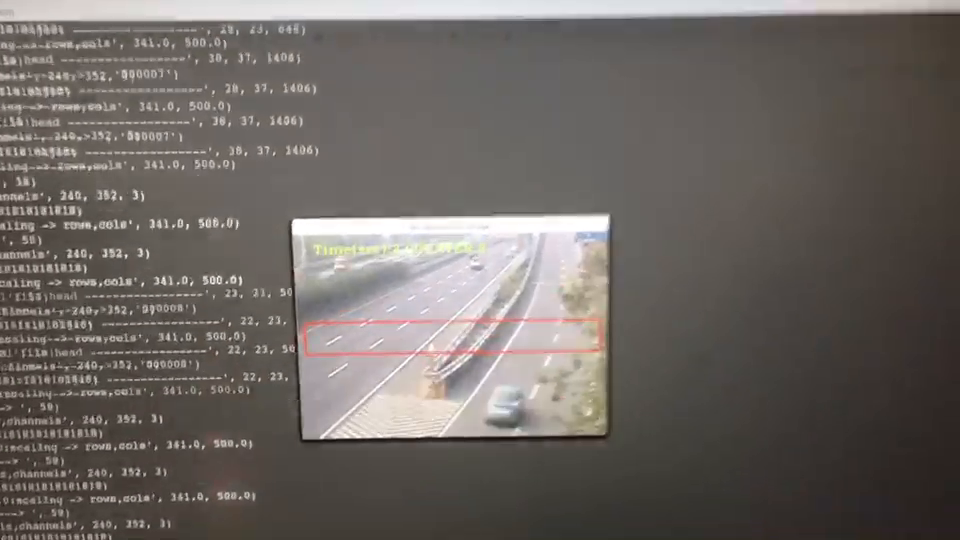
#> input picture frame 50 of 533355199.901242.mp4, 960 x 540 px, given in place of 2015.05.08 07.54.30.avi, which was not available
$ python hack_ImgShow.py   (Python 2 division)   (older library calls are emulated)
#> lines starting #> are read from the running program, lines starting #| are printed output that depends on the picture; pictures that were not available may be replaced by others from this repository, and a replacement may not be noted
import cv2
import os
import numpy as np
from matplotlib import pyplot as plt

cv2.ocl.setUseOpenCL(False)

##cap = cv2.VideoCapture('2015.10.01 07.33.55.avi')
cap = cv2.VideoCapture('2015.05.08 07.54.30.avi')

track_width,track_height = 280,180
frame_per_seconds =2
frame_cnt =0
frame_write_flag ="N"
display_num=0
display_time=0

CA_param=50
CA_min_area=500

# resize param
dst_cols_5x3=500
dst_cols_3x5=300

img_output_path='/home/m10516013/git/caffe/prepare/img_out'
img_output_file_cnt=0

history = 80;
#dist2Threshold = 5000;
dist2Threshold = 500;
#detectShadows = False;
detectShadows = True;
pKNN = cv2.createBackgroundSubtractorKNN(history,dist2Threshold,detectShadows)
kernel = cv2.getStructuringElement(cv2.MORPH_ELLIPSE,(5,5))

## test pKNN = cv2.createBackgroundSubtractorMOG2()

while(1):
    ret, frame = cap.read()
#> frame is the input picture: shape (540, 960, 3); mean B, G, R 97.5, 101.8, 107.7

    if ret == True:
        frame_cnt = frame_cnt + 1
        cv2.imshow('(1). orign image',frame)
        print("-----frame_cnt-----> ",frame_cnt)

        #----------------------------------+
        #  ROI: skip bad feature of image  |
        #----------------------------------+
        img_rows, img_cols, img_channels = frame.shape
#> img_rows = 540; img_cols = 960; img_channels = 3
        print("frame -> rows,cols,channels", img_rows,img_cols,img_channels)
#| frame -> rows,cols,channels 540 960 3

        ROI = frame[(img_rows/3):(img_rows), :img_cols]
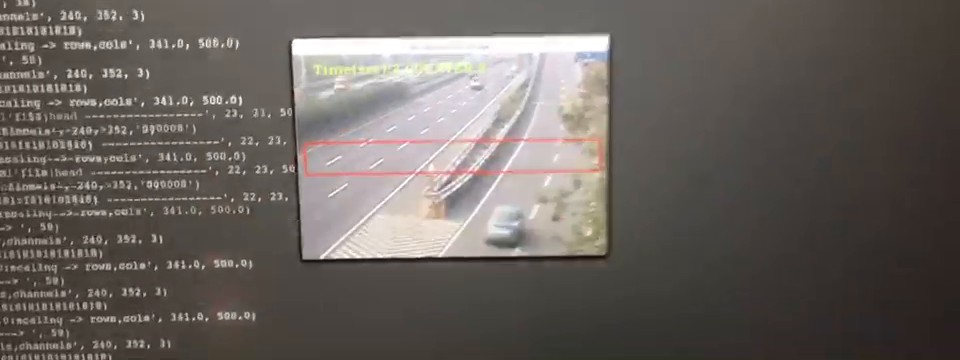
#> ROI: shape (360, 960, 3); mean B, G, R 93.3, 97.9, 104.3
        cv2.imshow('(2). ROI image',ROI)

        #--------------------------+
        #  resize image rows/cols  |
        #--------------------------+
        img_wh_rate=float(img_rows)/float(img_cols)
#> img_wh_rate = 0.562
        print("img_wh_rate", img_wh_rate)
#| img_wh_rate 0.5625

        if ( img_wh_rate <= 1.0 ):
            scaling_rate=float(dst_cols_5x3)/float(img_cols)
#> scaling_rate = 0.521
            scaling_cols=round(img_cols*scaling_rate)
#> scaling_cols = 500
            scaling_rows=round(img_rows*scaling_rate)
#> scaling_rows = 281
            print("img_wh_rate <= 1.0:scaling -> rows,cols", scaling_rows, scaling_cols)
#| img_wh_rate <= 1.0:scaling -> rows,cols 281 500
        else:
            scaling_rate=float(dst_cols_3x5)/float(img_cols)
            scaling_cols=round(img_cols*scaling_rate)
            scaling_rows=round(img_rows*scaling_rate)
            print("scaling -> rows,cols", scaling_rows,scaling_cols)
            print("img_wh_rate > 1.0:scaling -> rows,cols", scaling_rows, scaling_cols)
        #end-if
        ##res = cv2.resize(img_dst,None,fx=rate_x, fy=rate_y, interpolation = cv2.INTER_CUBIC)
        img_res = cv2.resize(ROI,(int(scaling_cols),int(scaling_rows)),0,0, interpolation = cv2.INTER_CUBIC)
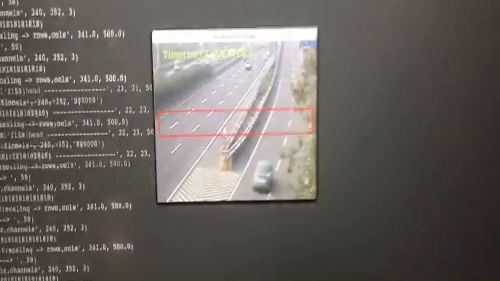
#> img_res: shape (281, 500, 3); mean B, G, R 93.3, 97.9, 104.4
        cv2.imshow('(3). resize image',img_res)

        #----------------------------+
        # track window rows/cols set |
        #----------------------------+
        dst_rows,dst_cols,dst_channels=img_res.shape
#> dst_rows = 281; dst_cols = 500; dst_channels = 3
        #track_y=(dst_rows/2)
        #track_x=(dst_cols/2)-(track_width/2)

        track_y_min=144
        track_x_min=10
        track_y_max=dst_rows - track_y_min
#> track_y_max = 137
        track_x_max=dst_cols - track_x_min
#> track_x_max = 490

        ##track_y_min=400
        ##track_x_min=10
        ##track_y_max=dst_rows - 10
        ##track_x_max=dst_cols - track_x_min

        #-------------------+
        #  frame substract  |
        #-------------------+
        fgmask = pKNN.apply(img_res)
#> fgmask: shape (281, 500); every value is 255
        cv2.imshow('(4). fgmask image',fgmask)

        #-----------------+
        # opening closing |
        #-----------------+
        opening = cv2.morphologyEx(fgmask, cv2.MORPH_OPEN, kernel)
        closing = cv2.morphologyEx(opening, cv2.MORPH_CLOSE, kernel)

        #--------+
        # dilate |
        #--------+
        _,th = cv2.threshold(closing,254,255,cv2.THRESH_BINARY)
        dilated = cv2.dilate(th,kernel,iterations = 2 )

        # [9 lines of commented-out code are left out]
        if ( frame_cnt > 10 ):

            frame_write_flag="N"

            img_save = img_res
            cv2.imshow('(4.5). save image',img_save)

            #---------------+
            # find contours |
            #---------------+
            img3 , contours, hierarchy = cv2.findContours(dilated,cv2.RETR_TREE, cv2.CHAIN_APPROX_SIMPLE)
            cv2.imshow('(5). contours image',img3)

            for c in contours:
                (x,y,w,h) = cv2.boundingRect(c)
                if ( cv2.contourArea(c) > CA_param and w*h > CA_min_area and frame_write_flag == "N" ):
                    if ( x > track_x_min and y > track_y_min and x+w < track_x_max and y+h < track_y_max):
                        print ("---------------- .xml file head -----------------", w , h, w*h)

                        frame_write_flag="Y"
                        img_output_file_cnt= img_output_file_cnt + 1

                        if ( len(str(img_output_file_cnt)) == 1 ):
                            img_out_flnm = '00000'     + str(img_output_file_cnt)
                        elif ( len(str(img_output_file_cnt)) == 2 ):
                           img_out_flnm = '0000' + str(img_output_file_cnt)
                        elif ( len(str(img_output_file_cnt)) == 3 ):
                           img_out_flnm = '000'  + str(img_output_file_cnt)
                        elif ( len(str(img_output_file_cnt)) == 4 ):
                           img_out_flnm = '00'   + str(img_output_file_cnt)
                        elif ( len(str(img_output_file_cnt)) == 5 ):
                           img_out_flnm = '0'    + str(img_output_file_cnt)

                        #-----------------+
                        # write .jpg file |
                        #-----------------+
                        print("----------> img_out_flnm----------> ", img_out_flnm )
                        ##cv2.imwrite(os.path.join(img_output_path,img_out_flnm + ".jpg"),img_save)

                        #------------------------------------+
                        # write annotation .xml file  header |
                        #------------------------------------+
                        fo = open(os.path.join(img_output_path,img_out_flnm + ".xml"),"w+")
                        fo.write("<annotation>\n")
                        fo.write("    <folder>JPEGImages</folder>\n")
                        fo.write("    <filename>" + img_out_flnm + ".jpg</filename>\n")
                        fo.write("    <path>/home/m10516013/data/VOCdevkit/VOC2007/JPEGImages/" + img_out_flnm + ".jpg</path>\n")
                        fo.write("    <source>\n")
                        fo.write("        <database>Unknown</database>\n")
                        fo.write("    </source>\n")
                        fo.write("    <size>\n")
                        fo.write("        <width>" + str(dst_cols) + "</width>\n")
                        fo.write("        <height>" + str(dst_rows) + "</height>\n")
                        fo.write("        <depth>" + str(dst_channels) + "</depth>\n")
                        fo.write("    </size>\n")
                        fo.write("    <segmented>0</segmented>\n")
                    #end-if
                #end-if

                if ( cv2.contourArea(c) > CA_param and w*h > CA_min_area ):
                    if ( x > track_x_min and y > track_y_min and x+w < track_x_max and y+h < track_y_max):
                        print ("---------------- .xml file object -----------------", w,h,w*h )
                        #-----------------------------------------+
                        # write annotation .xml file body(object) |
                        #-----------------------------------------+
                        fo.write("    <object>\n")
                        fo.write("        <name>car</name>\n")
                        fo.write("        <pose>Unspecified</pose>\n")
                        fo.write("        <truncated>0</truncated>\n")
                        fo.write("        <difficult>0</difficult>\n")
                        fo.write("        <bndbox>\n")
                        fo.write("            <xmin>" + str(x) + "</xmin>\n")
                        fo.write("            <ymin>" + str(y) + "</ymin>\n")
                        fo.write("            <xmax>" + str(x+w) + "</xmax>\n")
                        fo.write("            <ymax>" + str(y+h) + "</ymax>\n")
                        fo.write("        </bndbox>\n")
                        fo.write("    </object>\n")

                        #----------------+
                        # draw rectangle |
                        #----------------+
                        cv2.rectangle(img_res,(x,y), (x+w,y+h), (255,0,0),1)

                        #---------------+
                        # draw contours |
                        #---------------+
                        cv2.drawContours(img_res,c,-1,(0,255,0),1)

                        #-------------+
                        # draw circle |
                        #-------------+
                        M = cv2.moments(c)
                        cx = int(M['m10']/M['m00'])
                        cy = int(M['m01']/M['m00'])
                        cv2.circle(img_res,(cx,cy), 3, (0,0,255), 1)
                        display_num = display_num + 1

                    #end-if
                #end-if
            #end-for-contour

            if ( frame_write_flag == "Y" ):
                print("--------------- imwrite ---------------")

                #-----------------+
                # write .jpg file |
                #-----------------+
                cv2.imwrite(os.path.join(img_output_path,img_out_flnm + ".jpg"),img_res)

                #----------------------------------+
                # write annotation .xml file trail |
                #----------------------------------+
                fo.write("</annotation>\n")

                #-----------------+
                # close .xml file |
                #-----------------+
                fo.close()

            #end-if

            #####################
            # draw track window #
            #####################
            if ( frame_cnt % 30 == 0 ):
                display_time = display_time + 1
            cv2.putText(img_res,"Time(sec):"+str(display_time)+",COUNTER:"+ str(display_num), (30,30),cv2.FONT_HERSHEY_COMPLEX_SMALL, 1, (0,255,175),1)
            cv2.rectangle(img_res,(track_x_min,track_y_min), (track_x_max,track_y_max), (0,0,225),2)
            cv2.imshow('(6). detection image',img_res)
            k = cv2.waitKey(30) & 0xff
            if k == 27:
                break
            #end-if
        #end-if
    else:
        break
    #end-if

cap.release()
cv2.destroyAllWindows()

$ run again, starting later in the video
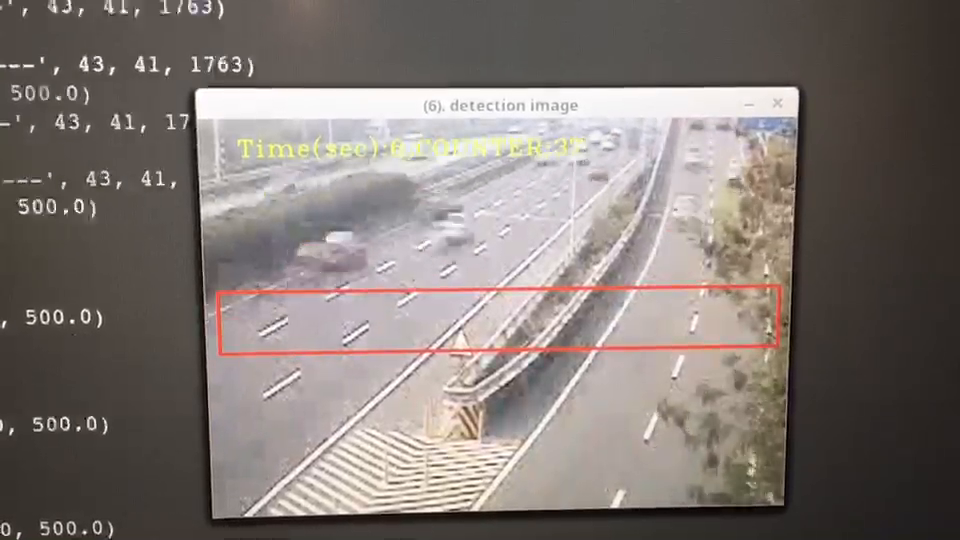
#> input picture frame 227 of 533355199.901242.mp4, 960 x 540 px, given in place of 2015.05.08 07.54.30.avi, which was not available
#> frame is the input picture: shape (540, 960, 3); mean B, G, R 114.9, 119.2, 127.8
#| frame -> rows,cols,channels 540 960 3
#> `ROI = frame[(img_rows/3):(img_rows), :img_cols]`:
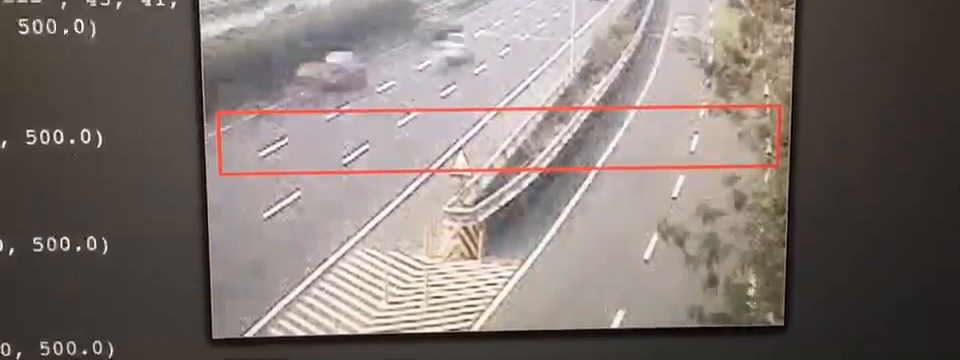
#> ROI: shape (360, 960, 3); mean B, G, R 113.2, 117.7, 128
#| img_wh_rate 0.5625
#| img_wh_rate <= 1.0:scaling -> rows,cols 281 500
#> `img_res = cv2.resize(ROI,(int(scaling_cols),int(scaling_rows)),0,0, in..`:
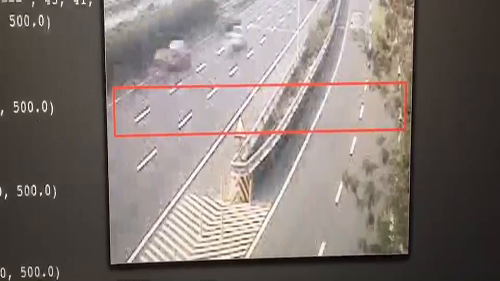
#> img_res: shape (281, 500, 3); mean B, G, R 113.2, 117.7, 128
#> fgmask: shape (281, 500); every value is 255

$ run again, starting later in the video
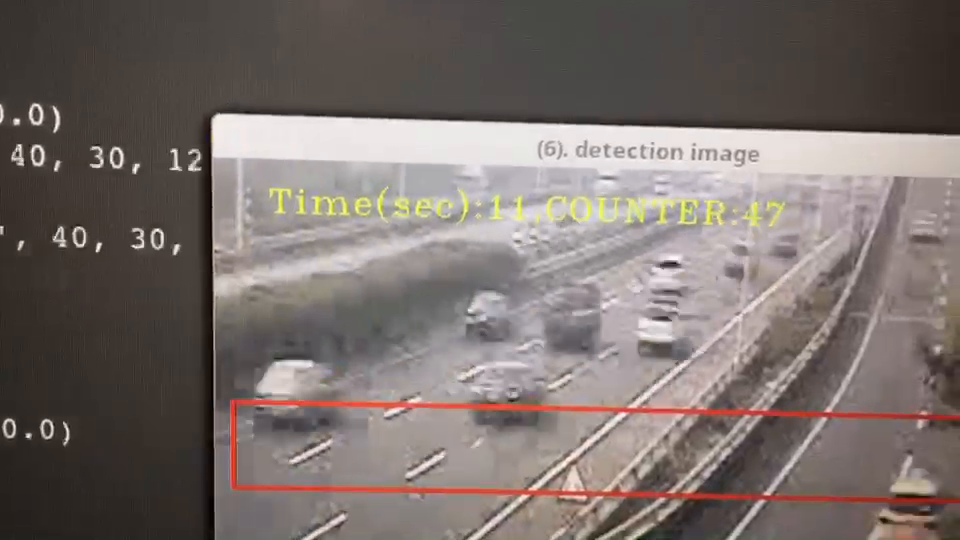
#> input picture frame 404 of 533355199.901242.mp4, 960 x 540 px, given in place of 2015.05.08 07.54.30.avi, which was not available
#> frame is the input picture: shape (540, 960, 3); mean B, G, R 107.5, 111.2, 121.2
#| frame -> rows,cols,channels 540 960 3
#> `ROI = frame[(img_rows/3):(img_rows), :img_cols]`:
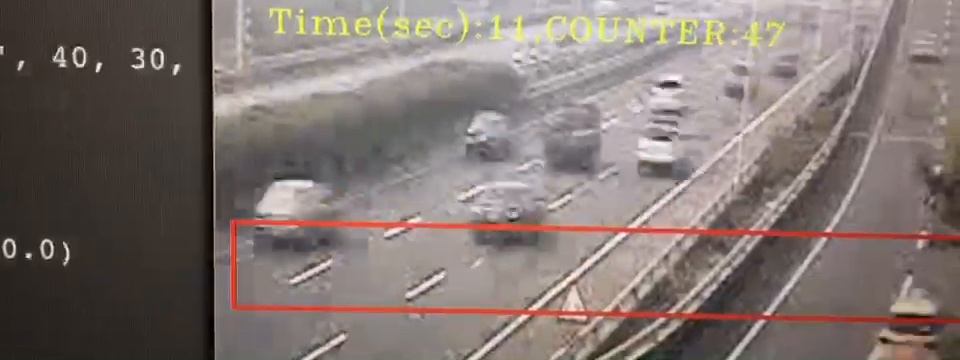
#> ROI: shape (360, 960, 3); mean B, G, R 112.3, 116.3, 128.1
#| img_wh_rate 0.5625
#| img_wh_rate <= 1.0:scaling -> rows,cols 281 500
#> `img_res = cv2.resize(ROI,(int(scaling_cols),int(scaling_rows)),0,0, in..`:
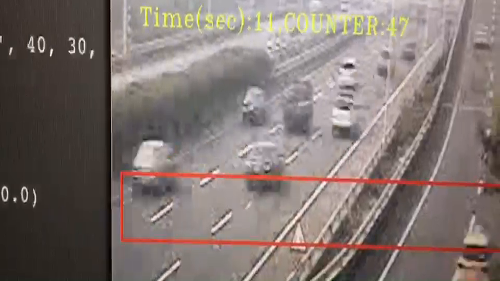
#> img_res: shape (281, 500, 3); mean B, G, R 112.3, 116.3, 128.1
#> fgmask: shape (281, 500); every value is 255
